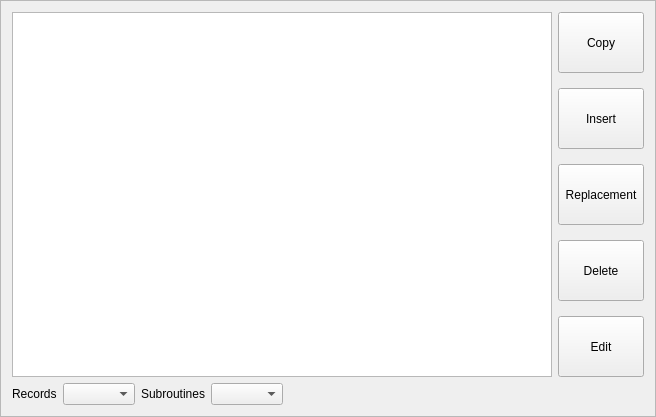
<?xml version="1.0" encoding="UTF-8"?>
<ui version="4.0">
 <class>ICHCParametersFrame</class>
 <widget class="QFrame" name="ICHCParametersFrame">
  <property name="geometry">
   <rect>
    <x>0</x>
    <y>0</y>
    <width>656</width>
    <height>417</height>
   </rect>
  </property>
  <property name="windowTitle">
   <string>Frame</string>
  </property>
  <property name="frameShape">
   <enum>QFrame::StyledPanel</enum>
  </property>
  <property name="frameShadow">
   <enum>QFrame::Raised</enum>
  </property>
  <layout class="QVBoxLayout" name="verticalLayout_2">
   <item>
    <layout class="QHBoxLayout" name="horizontalLayout_2">
     <item>
      <widget class="QListWidget" name="moldContentListWidget">
       <property name="editTriggers">
        <set>QAbstractItemView::NoEditTriggers</set>
       </property>
       <property name="showDropIndicator" stdset="0">
        <bool>false</bool>
       </property>
       <property name="alternatingRowColors">
        <bool>true</bool>
       </property>
       <property name="selectionBehavior">
        <enum>QAbstractItemView::SelectRows</enum>
       </property>
       <property name="spacing">
        <number>3</number>
       </property>
      </widget>
     </item>
     <item>
      <layout class="QVBoxLayout" name="verticalLayout">
       <property name="spacing">
        <number>15</number>
       </property>
       <item>
        <widget class="QToolButton" name="copyToolButton">
         <property name="sizePolicy">
          <sizepolicy hsizetype="Preferred" vsizetype="Preferred">
           <horstretch>0</horstretch>
           <verstretch>0</verstretch>
          </sizepolicy>
         </property>
         <property name="text">
          <string>Copy</string>
         </property>
        </widget>
       </item>
       <item>
        <widget class="QToolButton" name="insertToolButton">
         <property name="sizePolicy">
          <sizepolicy hsizetype="Preferred" vsizetype="Preferred">
           <horstretch>0</horstretch>
           <verstretch>0</verstretch>
          </sizepolicy>
         </property>
         <property name="text">
          <string>Insert</string>
         </property>
        </widget>
       </item>
       <item>
        <widget class="QToolButton" name="replacementToolButton">
         <property name="sizePolicy">
          <sizepolicy hsizetype="Preferred" vsizetype="Preferred">
           <horstretch>0</horstretch>
           <verstretch>0</verstretch>
          </sizepolicy>
         </property>
         <property name="text">
          <string>Replacement</string>
         </property>
        </widget>
       </item>
       <item>
        <widget class="QToolButton" name="deleteToolButton">
         <property name="sizePolicy">
          <sizepolicy hsizetype="Preferred" vsizetype="Preferred">
           <horstretch>0</horstretch>
           <verstretch>0</verstretch>
          </sizepolicy>
         </property>
         <property name="text">
          <string>Delete</string>
         </property>
        </widget>
       </item>
       <item>
        <widget class="QToolButton" name="editToolButton">
         <property name="sizePolicy">
          <sizepolicy hsizetype="Preferred" vsizetype="Preferred">
           <horstretch>0</horstretch>
           <verstretch>0</verstretch>
          </sizepolicy>
         </property>
         <property name="text">
          <string>Edit</string>
         </property>
        </widget>
       </item>
      </layout>
     </item>
    </layout>
   </item>
   <item>
    <layout class="QHBoxLayout" name="horizontalLayout">
     <item>
      <widget class="QLabel" name="label">
       <property name="text">
        <string>Records</string>
       </property>
      </widget>
     </item>
     <item>
      <widget class="QComboBox" name="recordsComboBox"/>
     </item>
     <item>
      <widget class="QLabel" name="label_2">
       <property name="text">
        <string>Subroutines</string>
       </property>
      </widget>
     </item>
     <item>
      <widget class="QComboBox" name="subroutinesComboBox"/>
     </item>
     <item>
      <widget class="QLabel" name="editedCommandLabel">
       <property name="text">
        <string/>
       </property>
      </widget>
     </item>
     <item>
      <spacer name="horizontalSpacer">
       <property name="orientation">
        <enum>Qt::Horizontal</enum>
       </property>
       <property name="sizeHint" stdset="0">
        <size>
         <width>40</width>
         <height>20</height>
        </size>
       </property>
      </spacer>
     </item>
    </layout>
   </item>
  </layout>
 </widget>
 <resources/>
 <connections/>
</ui>
